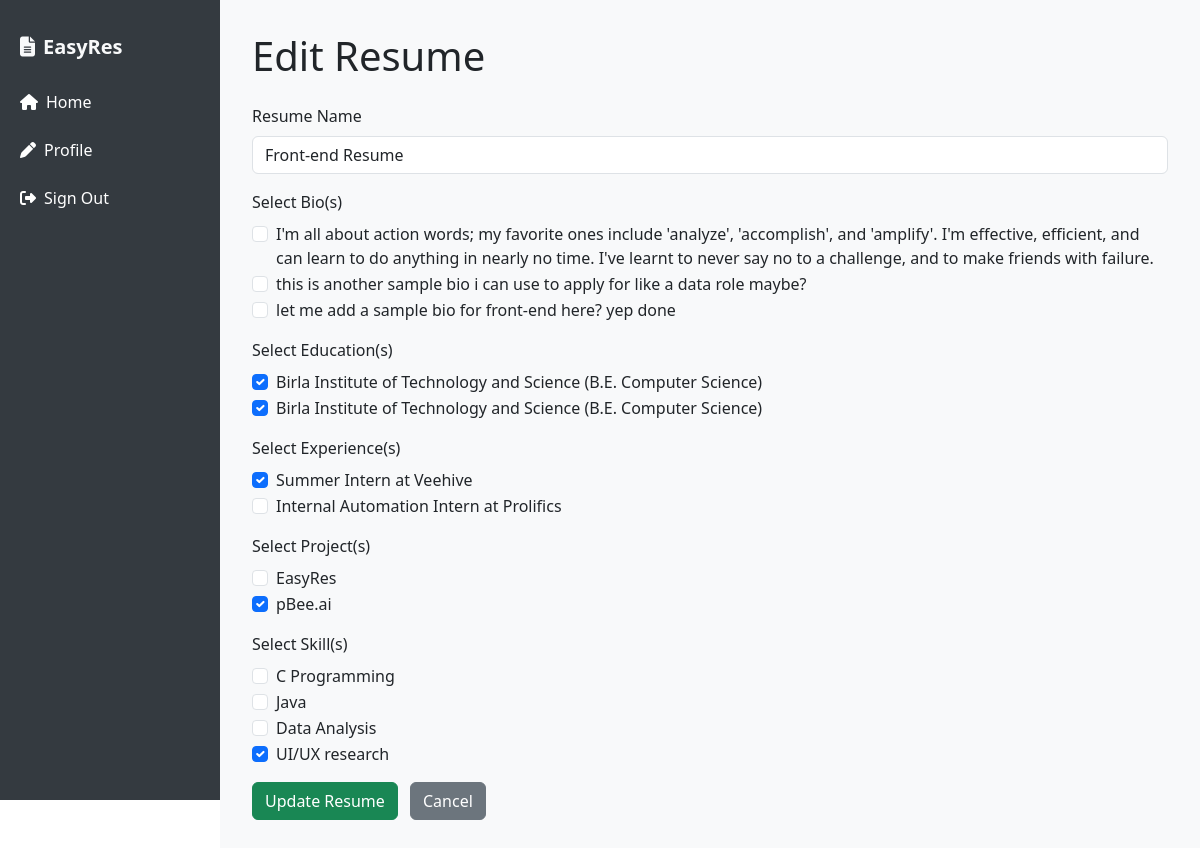
Page /resume/3/edit (signed in) on the committed database.
### website/models.py (models this page shows)
class Resume(db.Model):
    id = db.Column(db.Integer, primary_key=True)
    name = db.Column(db.String(100), nullable=False)
    user_id = db.Column(db.Integer, db.ForeignKey('user.id'), nullable=False)
    bios = db.relationship('Bios', secondary=resume_bios, lazy='subquery')
    educations = db.relationship('Educations', secondary=resume_educations, lazy='subquery')
    experiences = db.relationship('Experiences', secondary=resume_experiences, lazy='subquery')
    projects = db.relationship('Projects', secondary=resume_projects, lazy='subquery')
    skills = db.relationship('Skills', secondary=resume_skills, lazy='subquery')
    created_at = db.Column(db.DateTime(timezone=True), server_default=func.now())
    updated_at = db.Column(db.DateTime(timezone=True), onupdate=func.now())

class Bios(db.Model):
    id = db.Column(db.Integer, primary_key=True)
    bio = db.Column(db.String(160))
    user_id = db.Column(db.Integer, db.ForeignKey('user.id'))

class Educations(db.Model):
    id = db.Column(db.Integer, primary_key=True)
    uni = db.Column(db.String(100))
    location = db.Column(db.String(50))
    degree = db.Column(db.String(100))
    start_year = db.Column(db.String(10))
    end_year = db.Column(db.String(10))
    user_id = db.Column(db.Integer, db.ForeignKey('user.id'))

class Experiences(db.Model):
    id = db.Column(db.Integer, primary_key=True)
    role = db.Column(db.String(25))
    comp = db.Column(db.String(25))
    desc = db.Column(db.String(500))
    start_date = db.Column(db.String(10), nullable=False)
    end_date = db.Column(db.String(10), nullable=True)
    ongoing = db.Column(db.Boolean, default=False)
    user_id = db.Column(db.Integer, db.ForeignKey('user.id'))

class Projects(db.Model):
    id = db.Column(db.Integer, primary_key=True)
    proj = db.Column(db.String(50))
    tool = db.Column(db.String(50))
    desc = db.Column(db.String(250))
    user_id = db.Column(db.Integer, db.ForeignKey('user.id'))

class Skills(db.Model):
    id = db.Column(db.Integer, primary_key=True)
    data = db.Column(db.String(20))
    user_id = db.Column(db.Integer, db.ForeignKey('user.id'))

### website/views.py (the view, shortened to what this page needs)
@views.route('/resume/<int:resume_id>/edit', methods=['GET', 'POST'])
@login_required
def edit_resume(resume_id):
    resume = Resume.query.get_or_404(resume_id)
    if resume.user_id != current_user.id:
        abort(403)
    return render_template('resume_form.html',
        user=current_user,
        bios=current_user.bios,
        educations=current_user.educations,
        experiences=current_user.experiences,
        projects=current_user.projects,
        skills=current_user.skills,
        resume=resume
    )

### website/__init__.py (called while the page is built)
def create_app():
    app = Flask(__name__)
    app.config['SECRET_KEY'] = "development key, need to figure out for production"
    app.config['SQLALCHEMY_DATABASE_URI'] = f'sqlite:///{DB_NAME}'
    db.init_app(app)
    from .views import views
    from .auth import auth
    app.register_blueprint(views, url_prefix='/')
    app.register_blueprint(auth, url_prefix='/')
    from .models import User, Skills
    create_database(app)
    login_manager = LoginManager()
    login_manager.login_view = 'auth.sign_in'
    login_manager.init_app(app)
    @login_manager.user_loader
    def load_user(id):
        return User.query.get(int(id))
    return app

### website/templates/resume_form.html (shortened to what this page needs)
{% extends "base.html" %} {% block content %}
<h1 class="mb-4">{{ 'Edit' if resume else 'Create' }} Resume</h1>
<form method="POST">
  <div class="mb-3">
    <label for="name" class="form-label">Resume Name</label>
    <input
      type="text"
      class="form-control"
      id="name"
      name="name"
      required
      value="{{ resume.name if resume else '' }}"
    />
  </div>
  <div class="mb-3">
    <label class="form-label">Select Bio(s)</label>
    {% for bio in bios %}
    <div class="form-check">
      <input
        class="form-check-input"
        type="checkbox"
        name="bios"
        value="{{ bio.id }}"
        id="bio{{ bio.id }}"
      />
      <label class="form-check-label" for="bio{{ bio.id }}"
        >{{ bio.bio }}</label
      >
    </div>
    {% endfor %}
  </div>
  <div class="mb-3">
    <label class="form-label">Select Education(s)</label>
    {% for edu in educations %}
    <div class="form-check">
      <input
        class="form-check-input"
        type="checkbox"
        name="educations"
        value="{{ edu.id }}"
        id="edu{{ edu.id }}"
        {%
        if
        resume
        and
        edu
        in
        resume.educations
        %}checked{%
        endif
        %}
      />
      <label class="form-check-label" for="edu{{ edu.id }}"
        >{{ edu.uni }} ({{ edu.degree }})</label
      >
    </div>
    {% endfor %}
  </div>
  <div class="mb-3">
    <label class="form-label">Select Experience(s)</label>
    {% for exp in experiences %}
    <div class="form-check">
      <input
        class="form-check-input"
        type="checkbox"
        name="experiences"
        value="{{ exp.id }}"
        id="exp{{ exp.id }}"
        {%
        if
        resume
        and
        exp
        in
        resume.experiences
        %}checked{%
        endif
        %}
      />
      <label class="form-check-label" for="exp{{ exp.id }}"
        >{{ exp.role }} at {{ exp.comp }}</label
      >
    </div>
    {% endfor %}
  </div>
  <div class="mb-3">
    <label class="form-label">Select Project(s)</label>
    {% for proj in projects %}
    <div class="form-check">
      <input
        class="form-check-input"
        type="checkbox"
        name="projects"
        value="{{ proj.id }}"
        id="proj{{ proj.id }}"
        {%
        if
        resume
        and
        proj
        in
        resume.projects
        %}checked{%
        endif
        %}
      />
      <label class="form-check-label" for="proj{{ proj.id }}"
        >{{ proj.proj }}</label
      >
    </div>
    {% endfor %}
  </div>
  <div class="mb-3">
    <label class="form-label">Select Skill(s)</label>
    {% for skill in skills %}
    <div class="form-check">
      <input
        class="form-check-input"
        type="checkbox"
        name="skills"
        value="{{ skill.id }}"
        id="skill{{ skill.id }}"
        {%
        if
        resume
        and
        skill
        in
        resume.skills
        %}checked{%
        endif
        %}
      />
      <label class="form-check-label" for="skill{{ skill.id }}"
        >{{ skill.data }}</label
      >
    </div>
    {% endfor %}
  </div>
  <button type="submit" class="btn btn-success">
    {{ 'Update' if resume else 'Create' }} Resume
  </button>
  <a href="{{ url_for('views.list_resumes') }}" class="btn btn-secondary ms-2"
    >Cancel</a
  >
</form>
{% endblock %}

### website/templates/base.html (style rules this page uses)
body { min-height: 100vh; display: flex; font-family: "Segoe UI", Tahoma, Geneva, Verdana, sans-serif; }

### rows in the picture
Resume: name "Front-end Resume"
Bios: bio "I'm all about action words; my favorite ones include 'analyze', 'accomplish', and 'amplify'. I'm effective, efficient, and can learn to do anything in nearly no time. I've learnt to never say no to a challenge, and to make friends with failure."
Bios: bio "this is another sample bio i can use to apply for like a data role maybe?"
Bios: bio "let me add a sample bio for front-end here? yep done"
Educations: uni "Birla Institute of Technology and Science", degree "B.E. Computer Science"
Educations: uni "Birla Institute of Technology and Science", degree "B.E. Computer Science"
Experiences: role "Summer Intern", comp "Veehive"
Experiences: role "Internal Automation Intern", comp "Prolifics"
Projects: proj "EasyRes"
Projects: proj "pBee.ai"
Skills: data "C Programming"
Skills: data "Java"
Skills: data "Data Analysis"
Skills: data "UI/UX research"

### other values in the picture
{{ 'Edit' if resume else 'Create' }} "Edit"
{{ 'Update' if resume else 'Create' }} "Update"
